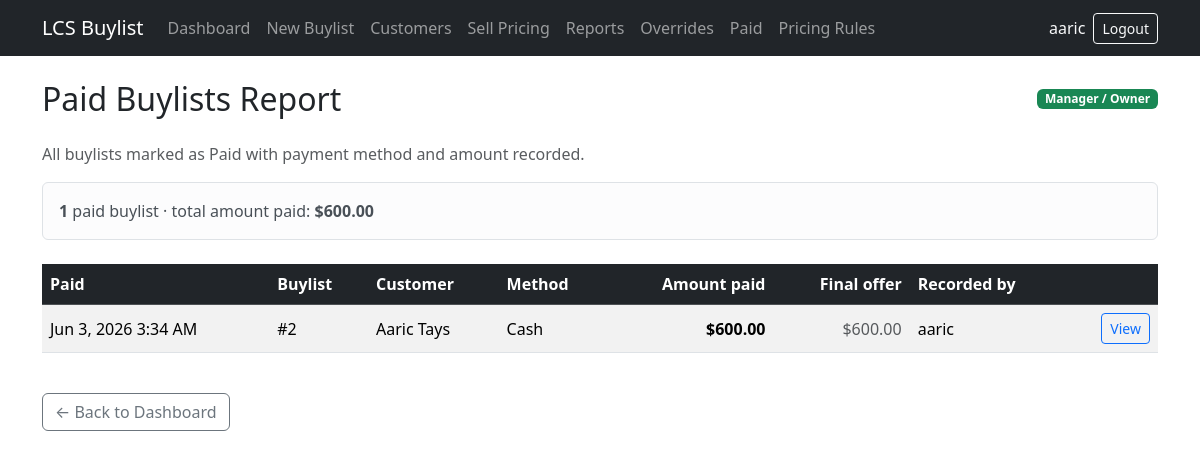
/reports/paid/ (signed in), run on an earlier commit of the app's database.
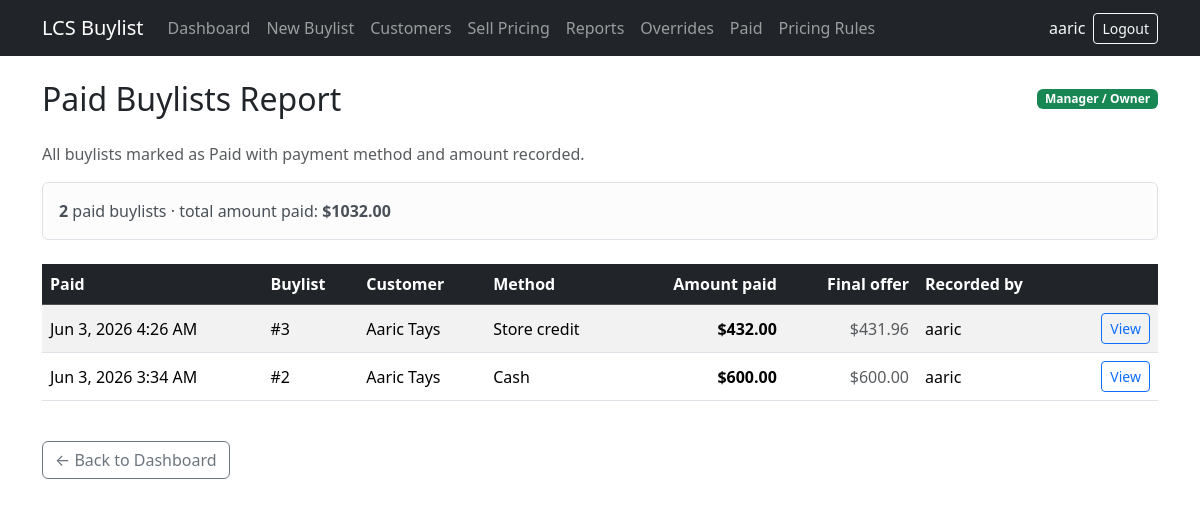
And on a later commit of the database.
### buylists/models.py (models this page shows, shortened)
class Buylist(models.Model):
    STATUS_DRAFT = 'draft'
    STATUS_WAITING = 'waiting'
    STATUS_ACCEPTED = 'accepted'
    STATUS_REJECTED = 'rejected'
    STATUS_PAID = 'paid'
    STATUS_CHOICES = [
        (STATUS_DRAFT, 'Draft'),
        (STATUS_WAITING, 'Waiting'),
        (STATUS_ACCEPTED, 'Accepted'),
        (STATUS_REJECTED, 'Rejected'),
        (STATUS_PAID, 'Paid'),
    ]
    TERMINAL_STATUSES = {
        STATUS_ACCEPTED,
        STATUS_REJECTED,
        STATUS_PAID,
    }
    PAYMENT_CASH = 'cash'
    PAYMENT_TRADE = 'trade'
    PAYMENT_CHOICES = [
        ('', 'Not selected'),
        (PAYMENT_CASH, 'Cash (60%)'),
        (PAYMENT_TRADE, 'Trade credit (70%)'),
    ]
    customer = models.ForeignKey(
        Customer,
        on_delete=models.CASCADE,
        related_name='buylists',
    )
    created_by = models.ForeignKey(
        settings.AUTH_USER_MODEL,
        on_delete=models.SET_NULL,
        null=True,
        blank=True,
        related_name='buylists_created',
    )
    status = models.CharField(
        max_length=20,
        choices=STATUS_CHOICES,
        default=STATUS_DRAFT,
    )
    payment_choice = models.CharField(
        max_length=10,
        choices=PAYMENT_CHOICES,
        blank=True,
        default='',
    )
    PAYMENT_METHOD_CASH = 'cash'
    PAYMENT_METHOD_STORE_CREDIT = 'store_credit'
    PAYMENT_METHOD_TRADE = 'trade'
    PAYMENT_METHOD_MIXED = 'mixed'
    PAYMENT_METHOD_CHOICES = [
        ('', 'Not paid yet'),
        (PAYMENT_METHOD_CASH, 'Cash'),
        (PAYMENT_METHOD_STORE_CREDIT, 'Store credit'),
        (PAYMENT_METHOD_TRADE, 'Trade'),
        (PAYMENT_METHOD_MIXED, 'Mixed'),
    ]
    payment_method = models.CharField(
        max_length=20,
        choices=PAYMENT_METHOD_CHOICES,
        blank=True,
        default='',
    )
    amount_paid = models.DecimalField(
        max_digits=10,
        decimal_places=2,
        null=True,
        blank=True,
    )
    paid_at = models.DateTimeField(null=True, blank=True)
    paid_by = models.ForeignKey(
        settings.AUTH_USER_MODEL,
        on_delete=models.SET_NULL,
        null=True,
        blank=True,
        related_name='buylists_paid',
    )
    completed_by = models.ForeignKey(
        settings.AUTH_USER_MODEL,
        on_delete=models.SET_NULL,
        null=True,
        blank=True,
        related_name='buylists_completed',
    )
    completed_at = models.DateTimeField(null=True, blank=True)
    unlock_reason = models.TextField(blank=True)
    unlocked_by = models.ForeignKey(
        settings.AUTH_USER_MODEL,
        on_delete=models.SET_NULL,
        null=True,
        blank=True,
        related_name='buylists_unlocked',
    )
    unlocked_at = models.DateTimeField(null=True, blank=True)
    created_at = models.DateTimeField(auto_now_add=True)
    updated_at = models.DateTimeField(auto_now=True)
    class Meta:
        ordering = ['-updated_at']
    @property
    def total_final_offer_value(self):
        return round_money(sum(item.final_offer_price for item in self.items.all()))

class Customer(models.Model):
    name = models.CharField(max_length=200)
    phone = models.CharField(max_length=50, blank=True)
    email = models.EmailField(blank=True)
    notes = models.TextField(blank=True)
    class Meta:
        ordering = ['name']

class BuylistItem(models.Model):
    CONDITION_NM = 'NM'
    CONDITION_LP = 'LP'
    CONDITION_MP = 'MP'
    CONDITION_HP = 'HP'
    CONDITION_DMG = 'DMG'
    CONDITION_SEALED = 'SLD'
    CONDITION_CHOICES = [
        (CONDITION_NM, 'Near Mint (NM)'),
        (CONDITION_LP, 'Lightly Played (LP)'),
        (CONDITION_MP, 'Moderately Played (MP)'),
        (CONDITION_HP, 'Heavily Played (HP)'),
        (CONDITION_DMG, 'Damaged (DMG)'),
        (CONDITION_SEALED, 'Sealed'),
    ]
    SINGLES_CONDITION_CHOICES = [
        (CONDITION_NM, 'Near Mint (NM)'),
        (CONDITION_LP, 'Lightly Played (LP)'),
        (CONDITION_MP, 'Moderately Played (MP)'),
        (CONDITION_HP, 'Heavily Played (HP)'),
        (CONDITION_DMG, 'Damaged (DMG)'),
    ]
    CONDITION_DEFAULTS = {
        CONDITION_NM: Decimal('1.00'),
        CONDITION_LP: Decimal('0.90'),
        CONDITION_MP: Decimal('0.75'),
        CONDITION_HP: Decimal('0.60'),
        CONDITION_DMG: Decimal('0.40'),
        CONDITION_SEALED: Decimal('1.00'),
    }
    CASH_OFFER_PERCENT = Decimal('0.60')
    TRADE_OFFER_PERCENT = Decimal('0.70')
    buylist = models.ForeignKey(
        Buylist,
        on_delete=models.CASCADE,
        related_name='items',
    )
    card_name = models.CharField(max_length=200)
    set_name = models.CharField(max_length=200, blank=True)
    quantity = models.PositiveIntegerField(default=1)
    condition = models.CharField(
        max_length=3,
        choices=CONDITION_CHOICES,
        default=CONDITION_NM,
    )
    market_price = models.DecimalField(max_digits=10, decimal_places=2)
    condition_percent = models.DecimalField(max_digits=4, decimal_places=2)
    cash_offer_price = models.DecimalField(
        max_digits=10,
        decimal_places=2,
        editable=False,
    )
    trade_offer_price = models.DecimalField(
        max_digits=10,
        decimal_places=2,
        editable=False,
    )
    recommended_offer_price = models.DecimalField(
        max_digits=10,
        decimal_places=2,
        editable=False,
    )
    final_offer_price = models.DecimalField(max_digits=10, decimal_places=2)
    override_reason = models.TextField(blank=True)
    override_recommended_price = models.DecimalField(
        max_digits=10,
        decimal_places=2,
        null=True,
        blank=True,
        editable=False,
        help_text='Recommended offer at the time of override.',
    )
    override_final_price = models.DecimalField(
        max_digits=10,
        decimal_places=2,
        null=True,
        blank=True,
        editable=False,
        help_text='Final offer recorded at the time of override.',
    )
    override_by = models.ForeignKey(
        settings.AUTH_USER_MODEL,
        on_delete=models.SET_NULL,
        null=True,
        blank=True,
        related_name='offer_overrides',
    )
    override_at = models.DateTimeField(null=True, blank=True)
    notes = models.TextField(blank=True)
    class Meta:
        ordering = ['card_name']

### buylists/views.py (the view)
# urls.py: path('reports/paid/', views.paid_report, name='paid_report'),
@manager_or_owner_required
def paid_report(request):
    paid_buylists = (
        Buylist.objects.filter(status=Buylist.STATUS_PAID)
        .select_related('customer', 'paid_by')
        .prefetch_related('items')
        .order_by('-paid_at')
    )
    total_paid = round_money(
        sum(b.amount_paid for b in paid_buylists if b.amount_paid is not None)
    )
    return render(request, 'buylists/paid_report.html', {
        'paid_buylists': paid_buylists,
        'total_paid': total_paid,
    })

### buylists/context_processors.py (called while the page is built)
def nav_permissions(request):
    user = request.user
    return {
        'nav_is_authenticated': user.is_authenticated,
        'nav_username': user.get_username() if user.is_authenticated else '',
        'nav_is_owner': user_is_owner(user),
        'nav_is_manager_or_owner': user_is_manager_or_owner(user),
        'nav_can_view_reports': user.is_authenticated,
        'nav_can_view_override_report': user_is_manager_or_owner(user),
        'nav_can_view_paid_report': user_is_manager_or_owner(user),
    }

### buylists/models.py (called while the page is built)
def round_money(amount):
    return Decimal(amount).quantize(MONEY_PRECISION)

### buylists/permissions.py (called while the page is built)
def user_is_owner(user):
    if not user.is_authenticated:
        return False
    return user.is_superuser or GROUP_OWNER in user_group_names(user)

def user_is_manager_or_owner(user):
    if not user.is_authenticated:
        return False
    if user_is_owner(user):
        return True
    return GROUP_MANAGER in user_group_names(user)

### buylists/templates/buylists/paid_report.html (shortened to what this page needs)
{% extends "buylists/base.html" %}
{% block content %}
<div class="d-flex justify-content-between align-items-center mb-4">
    <h1 class="h2 mb-0">Paid Buylists Report</h1>
    <span class="badge bg-success">Manager / Owner</span>
</div>
<p class="text-muted">All buylists marked as Paid with payment method and amount recorded.</p>
{% if paid_buylists %}
<div class="alert alert-light border mb-4">
    <strong>{{ paid_buylists|length }}</strong> paid buylist{{ paid_buylists|length|pluralize }}
    · total amount paid: <strong>${{ total_paid|floatformat:2 }}</strong>
</div>
<div class="table-responsive">
    <table class="table table-striped table-hover align-middle">
        <thead class="table-dark">
            <tr>
                <th>Paid</th>
                <th>Buylist</th>
                <th>Customer</th>
                <th>Method</th>
                <th class="text-end">Amount paid</th>
                <th class="text-end">Final offer</th>
                <th>Recorded by</th>
                <th></th>
            </tr>
        </thead>
        <tbody>
            {% for buylist in paid_buylists %}
            <tr>
                <td class="text-nowrap">{{ buylist.paid_at|date:"M j, Y g:i A" }}</td>
                <td>#{{ buylist.pk }}</td>
                <td>{{ buylist.customer.name }}</td>
                <td>{{ buylist.get_payment_method_display }}</td>
                <td class="text-end fw-semibold">${{ buylist.amount_paid|floatformat:2 }}</td>
                <td class="text-end text-muted">${{ buylist.total_final_offer_value|floatformat:2 }}</td>
                <td>{{ buylist.paid_by.username|default:"—" }}</td>
                <td class="text-end">
                    <a href="{% url 'buylists:buylist_detail' pk=buylist.pk %}" class="btn btn-sm btn-outline-primary">View</a>
                </td>
            </tr>
            {% endfor %}
        </tbody>
    </table>
</div>
{% else %}
<div class="alert alert-info">No paid buylists yet.</div>
{% endif %}
<p class="mt-4">
    <a href="{% url 'buylists:dashboard' %}" class="btn btn-outline-secondary">← Back to Dashboard</a>
</p>
{% endblock %}

What changed in the data, as far as the page shows it:
now on this page (row edited): Buylist: paid_at "Jun 3, 2026 4:26 AM", pk "3", customer.name "Aaric Tays", payment_method "Store credit", amount_paid "432.00", total_final_offer_value "431.96", paid_by.username "aaric"
Also different on the page:
{{ paid_buylists|length }}: "1" → "2"
{{ total_paid|floatformat:2 }}: "600.00" → "1032.00"
